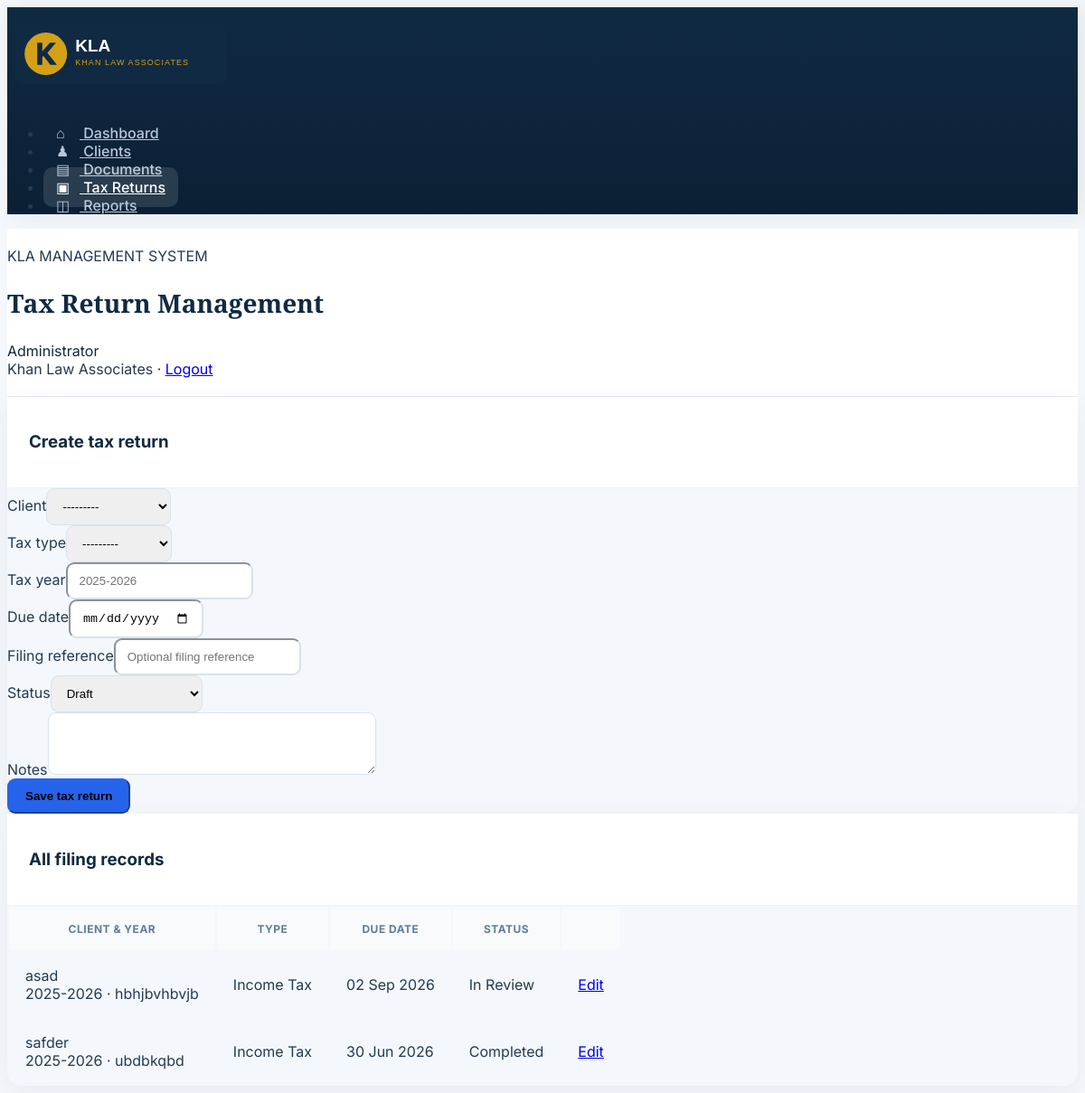
Screenshot of /staff/tax-returns/ (signed in) with the database file from the repository.
### dashboard/models.py (models this page shows, shortened)
class TaxReturn(models.Model):
    TAX_TYPES = [("Income Tax", "Income Tax"), ("Sales Tax", "Sales Tax")]
    STATUS_CHOICES = [
        ("Draft", "Draft"), ("Information Pending", "Information Pending"),
        ("In Review", "In Review"), ("Filed", "Filed"), ("Completed", "Completed"),
    ]
    client = models.ForeignKey(Client, on_delete=models.CASCADE, related_name="tax_returns")
    tax_type = models.CharField(max_length=20, choices=TAX_TYPES)
    tax_year = models.CharField(max_length=9, help_text="For example: 2025-2026")
    due_date = models.DateField(null=True, blank=True)
    filing_reference = models.CharField(max_length=80, blank=True)
    status = models.CharField(max_length=25, choices=STATUS_CHOICES, default="Draft")
    notes = models.TextField(blank=True)
    created_at = models.DateTimeField(auto_now_add=True)
    updated_at = models.DateTimeField(auto_now=True)
    class Meta:
        ordering = ["-updated_at"]

class Client(models.Model):
    STATUS_CHOICES = [
        ("New", "New"),
        ("Under Review", "Under Review"),
        ("Information Pending", "Information Pending"),
        ("In Progress", "In Progress"),
        ("Completed", "Completed"),
    ]
    full_name = models.CharField(max_length=150)
    cnic = models.CharField(max_length=20, unique=True)
    phone = models.CharField(max_length=20)
    email = models.EmailField(blank=True)
    address = models.TextField(blank=True)
    ntn = models.CharField(max_length=30, blank=True)
    needs_ntn_return = models.BooleanField(default=False, verbose_name="NTN & Return Filing")
    needs_sales_tax = models.BooleanField(default=False, verbose_name="Sales Tax")
    needs_income_tax = models.BooleanField(default=False, verbose_name="Income Tax")
    status = models.CharField(max_length=30, choices=STATUS_CHOICES, default="New")
    created_at = models.DateTimeField(auto_now_add=True)
    def __str__(self):
        return self.full_name

### dashboard/views.py (the view)
    @login_required(login_url="staff_login")
    def wrapped(request, *args, **kwargs):
        if not (request.user.is_staff or getattr(request.user.profile, "role", "CLIENT") == "STAFF"):
            messages.error(request, "Please sign in with a staff account to access the management system.")
            return redirect("client_portal")
        return view(request, *args, **kwargs)

### dashboard/forms.py
class TaxReturnForm(forms.ModelForm):
    class Meta:
        model = TaxReturn
        fields = ["client", "tax_type", "tax_year", "due_date", "filing_reference", "status", "notes"]
        widgets = {
            "client": forms.Select(attrs={"class": "form-select"}),
            "tax_type": forms.Select(attrs={"class": "form-select"}),
            "tax_year": forms.TextInput(attrs={"class": "form-control", "placeholder": "2025-2026"}),
            "due_date": forms.DateInput(attrs={"class": "form-control", "type": "date"}),
            "filing_reference": forms.TextInput(attrs={"class": "form-control", "placeholder": "Optional filing reference"}),
            "status": forms.Select(attrs={"class": "form-select"}),
            "notes": forms.Textarea(attrs={"class": "form-control", "rows": 3}),
        }

### dashboard/views.py (called while the page is built)
def staff_required(view):
    @login_required(login_url="staff_login")
    def wrapped(request, *args, **kwargs):
        if not (request.user.is_staff or getattr(request.user.profile, "role", "CLIENT") == "STAFF"):
            messages.error(request, "Please sign in with a staff account to access the management system.")
            return redirect("client_portal")
        return view(request, *args, **kwargs)
    return wrapped

@staff_required
def tax_returns(request):
    returns = TaxReturn.objects.select_related("client")
    if request.method == "POST":
        form = TaxReturnForm(request.POST)
        if form.is_valid():
            form.save()
            messages.success(request, "Tax return saved successfully.")
            return redirect("tax_returns")
    else:
        form = TaxReturnForm()
    return render(request, "dashboard/tax_returns.html", {"tax_returns": returns, "form": form})

### dashboard/templates/dashboard/tax_returns.html
{% extends "dashboard/base.html" %}
{% block page_title %}Tax Return Management{% endblock %}
{% block content %}
<div class="row row-cards"><div class="col-lg-4"><div class="card"><div class="card-header"><h3 class="card-title">Create tax return</h3></div><div class="card-body"><form method="post">{% csrf_token %}{% for field in form %}<div class="mb-3"><label class="form-label">{{ field.label }}</label>{{ field }}{% for error in field.errors %}<div class="text-danger small">{{ error }}</div>{% endfor %}</div>{% endfor %}<button class="btn btn-primary w-100">Save tax return</button></form></div></div></div><div class="col-lg-8"><div class="card"><div class="card-header"><h3 class="card-title">All filing records</h3></div><div class="table-responsive"><table class="table table-vcenter card-table"><thead><tr><th>Client & year</th><th>Type</th><th>Due date</th><th>Status</th><th></th></tr></thead><tbody>{% for return in tax_returns %}<tr><td><div class="fw-bold">{{ return.client.full_name }}</div><div class="text-muted small">{{ return.tax_year }}{% if return.filing_reference %} · {{ return.filing_reference }}{% endif %}</div></td><td>{{ return.tax_type }}</td><td>{{ return.due_date|date:"d M Y"|default:"—" }}</td><td><span class="badge bg-blue-lt text-blue">{{ return.status }}</span></td><td class="text-end"><a href="{% url 'edit_tax_return' return.pk %}" class="btn btn-sm btn-outline-primary">Edit</a></td></tr>{% empty %}<tr><td colspan="5" class="text-center py-5 text-muted">No tax returns created yet.</td></tr>{% endfor %}</tbody></table></div></div></div></div>
{% endblock %}

### static/css/style.css (style rules this page uses)
:root { --kla-navy: #102A43; --kla-navy-light: #163A5F; --kla-blue: #2563EB; --kla-gold: #D4A017; --kla-bg: #F4F7FB; --kla-text: #243B53; }
* { box-sizing: border-box; }
body { background: var(--kla-bg); color: var(--kla-text); font-family: 'Inter', sans-serif; }
.card { border: 0; border-radius: 16px; box-shadow: 0 8px 30px rgba(31,59,84,.06); }
.card-header { background:white; border-bottom:1px solid #EEF1F5; padding:20px 24px; }
.card-title { color:var(--kla-navy); font-weight:700; }
.btn-primary { background: var(--kla-blue); border-color:var(--kla-blue); border-radius:9px; padding:10px 18px; font-weight:600; }
.form-control, .form-select { border-radius: 9px; padding: 11px 13px; border-color:#D9E2EC; }
.table > :not(caption) > * > * { padding:16px 18px; }
.table thead th { color:#627D98; font-size:12px; text-transform:uppercase; letter-spacing:.5px; background:#F8FAFC; }

### rows the page displays
TaxReturn: client.full_name "asad", tax_year "2025-2026", filing_reference "hbhjbvhbvjb", tax_type "Income Tax", due_date "02 Sep 2026", status "In Review"
TaxReturn: client.full_name "safder", tax_year "2025-2026", filing_reference "ubdbkqbd", tax_type "Income Tax", due_date "30 Jun 2026", status "Completed"

### other values shown
{{ field.label }} "Client" "Tax type" "Tax year" "Due date" "Filing reference" "Status" "Notes"
